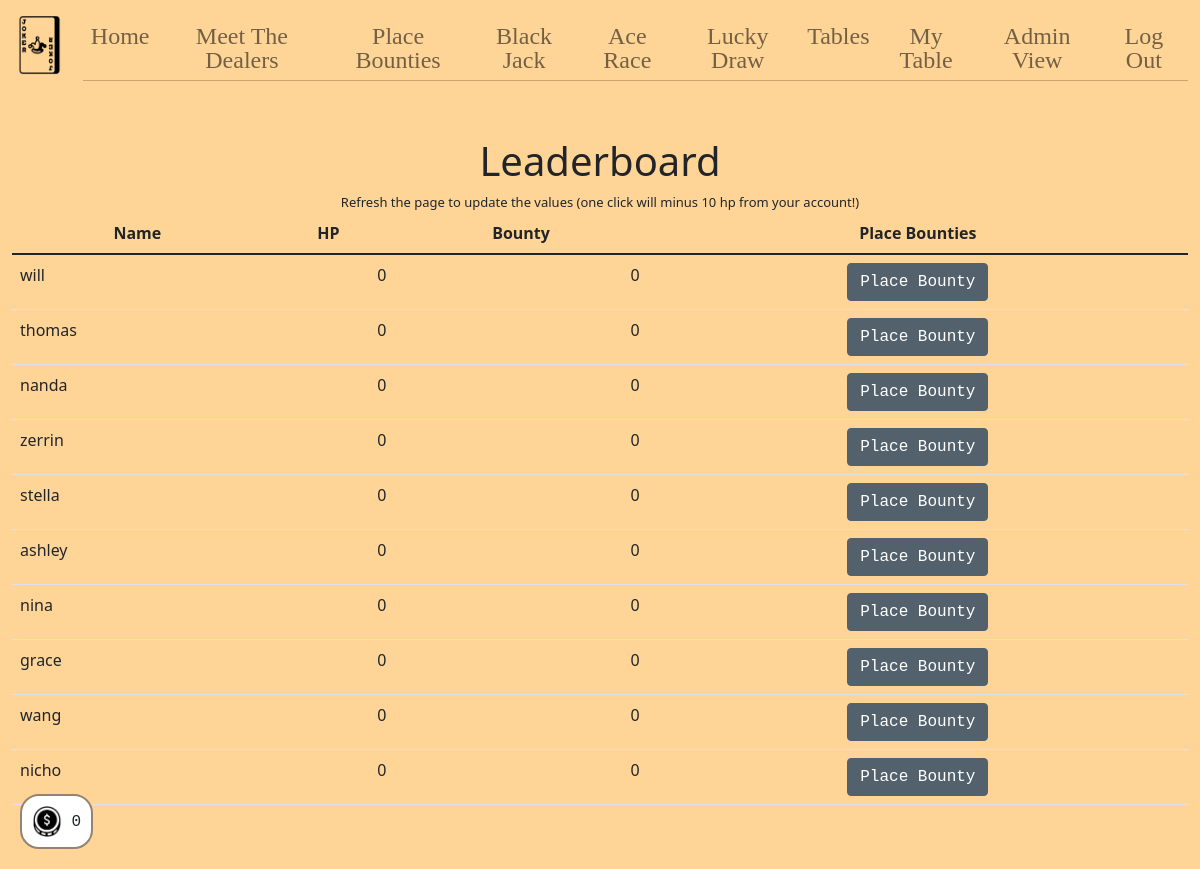
Page /players (signed in) on the committed database.
### tables this page shows
CREATE TABLE users (
  id INTEGER PRIMARY KEY AUTOINCREMENT,
  name TEXT NOT NULL,
  hash TEXT NOT NULL,
  email TEXT,
  hp INTEGER DEFAULT 0 NOT NULL,
  bounty INTEGER DEFAULT 0 NOT NULL,
  lucky INTEGER DEFAULT 0 NOT NULL,
  playing INTEGER DEFAULT 0 NOT NULL,
  dealing INTEGER DEFAULT 0 NOT NULL,
  permission INTEGER DEFAULT 0 NOT NULL,
  poker INTEGER DEFAULT 0 NOT NULL,
  tableid INTEGER DEFAULT 0 NOT NULL
);

### app.py (the view)
@app.route("/players", methods=["GET", "POST"])
@login_required
def players():
    if request.method == "POST":
        id = int(request.form['user_id'])
        rows = db.execute("SELECT * FROM users WHERE id = ?", session["user_id"])
        if rows[0]["hp"] < 10:
            return jsonify({'success': False})
        db.execute("UPDATE users SET hp = hp - 10, lucky = lucky + 10 WHERE id = ?", session["user_id"])
        db.execute("UPDATE users SET bounty = bounty + 1 WHERE id = ?", id)
        rows = db.execute("SELECT * FROM users WHERE id = ?", session["user_id"])
        session["hp"] = rows[0]["hp"]
        hp = session["hp"]
        return jsonify({'success': True, 'hp': hp})
    else:
        players = db.execute("SELECT * FROM users ORDER BY hp")
        rows = db.execute("SELECT * FROM users WHERE id = ?", session["user_id"])
        session["hp"] = rows[0]["hp"]
        return render_template("players.html", players=players)

### app.py (called while the page is built)
@app.after_request
def after_request(response):
    response.headers["Cache-Control"] = "no-cache, no-store, must-revalidate"
    response.headers["Expires"] = 0
    response.headers["Pragma"] = "no-cache"
    return response

### helpers.py (called while the page is built)
def login_required(f):
    @wraps(f)
    def decorated_function(*args, **kwargs):
        if session.get("user_id") is None:
            return redirect("/login")
        return f(*args, **kwargs)
    return decorated_function

### templates/players.html (shortened to what this page needs)
{% extends "layout.html" %}
{% block main %}
    <h1>Leaderboard</h1>
    <div class="small">
        Refresh the page to update the values (one click will minus 10 hp from your account!)
    </div>
    <div class="table-borderless table-responsive">
    <table class="table">
        <thead>
            <tr>
                <th>Name</th>
                <th>HP</th>
                <th>Bounty</th>
                <th>Place Bounties</th>
            </tr>
        </thead>
        <tbody>
    {% for player in players %}
        <tr class="">
            <td class="text-start">{{ player["name"] }}</td>
            <td class="text-end">{{ player["hp"] }}</td>
            <td class="text-end"> {{ player["bounty"] }} </td>
            <td><button class="btn btn-primary btn-updated" onClick="placeBounty({{ player["id"] }})">Place Bounty</button></td>
        </tr>
    {% endfor %}
    </tbody>
    </table>
</div>
{% endblock %}
{% block footer %}
    <div id="value-container"><img class="img-fluid money" src="/static/money.png"> {{ session["hp"] }} </div>
{% endblock %}

### static/styles.css (style rules this page uses)
.small { font-size: small; }
.btn-updated { background-color:#53616C; border-color:#53616C; font-family: monospace; }
body { background-color: #FFD597; }
.money { width: 30px; height: 30; }

### static/popups.css (style rules this page uses)
#value-container { position: fixed; bottom: 20px; left: 20px; padding: 10px; background-color: #FFFFFF; border-radius: 19px; border: 2px solid #928374; font-family: monospace; }

### rows in the picture
users: name "will", hp "0", bounty "0"
users: name "thomas", hp "0", bounty "0"
users: name "nanda", hp "0", bounty "0"
users: name "zerrin", hp "0", bounty "0"
users: name "stella", hp "0", bounty "0"
users: name "ashley", hp "0", bounty "0"
users: name "nina", hp "0", bounty "0"
users: name "grace", hp "0", bounty "0"
users: name "wang", hp "0", bounty "0"
users: name "nicho", hp "0", bounty "0"

### other values in the picture
{{ session["hp"] }} "0"
